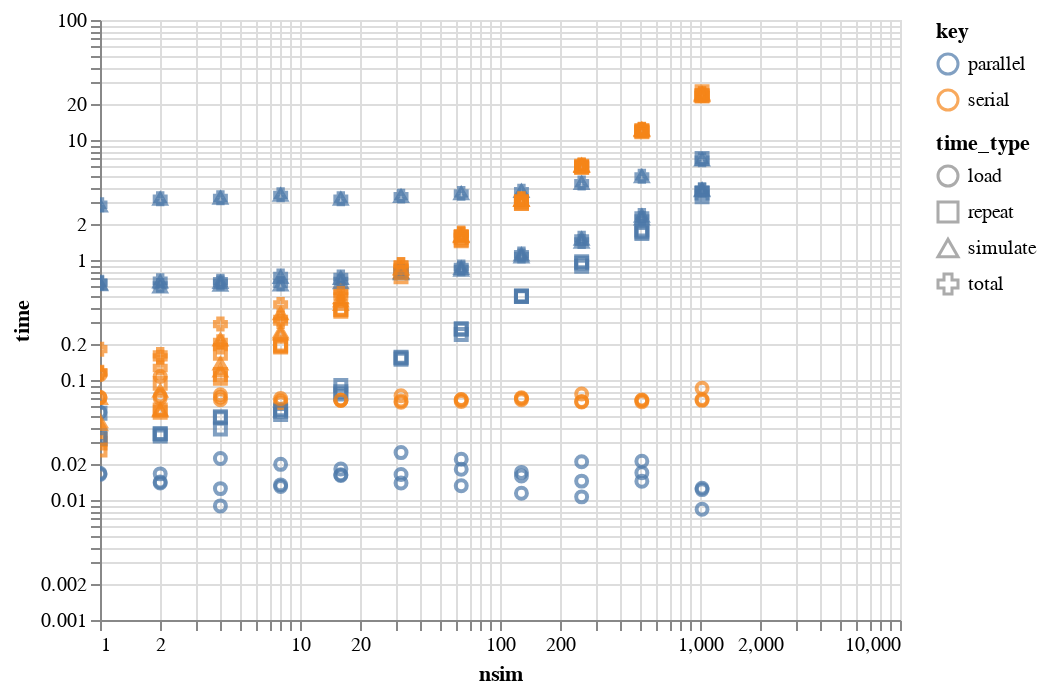

Notebook source saved alongside this figure:
### Code cell
chart = alt.Chart(benchmarks).mark_point().encode(
    alt.X('nsim:Q', scale=alt.Scale(type="log")),
    alt.Y('time', scale=alt.Scale(type="log")),
    color='key',
    tooltip="time_type",
    shape="time_type"
    
).interactive()

chart

### Figure 1 — Vega-Lite specification as saved in the notebook (floating-point values rounded to 4 significant figures; data arrays with more than 128 entries replaced by an {"elided": "..."} marker saying what was removed)
{"$schema": "https://vega.github.io/schema/vega-lite/v3.4.0.json", "config": {"mark": {"tooltip": null}, "view": {"height": 300, "width": 400}}, "data": {"name": "data-8914f2aa166bd8f4802ad9cfba8260ba"}, "datasets": {"data-8914f2aa166bd8f4802ad9cfba8260ba": {"elided": "264 records"}}, "encoding": {"color": {"field": "key", "type": "nominal"}, "shape": {"field": "time_type", "type": "nominal"}, "tooltip": {"field": "time_type", "type": "nominal"}, "x": {"field": "nsim", "scale": {"type": "log"}, "type": "quantitative"}, "y": {"field": "time", "scale": {"type": "log"}, "type": "quantitative"}}, "mark": "point", "selection": {"selector031": {"bind": "scales", "encodings": ["x", "y"], "type": "interval"}}}
